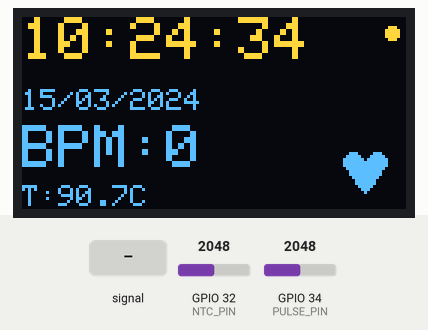
Bench run of a sketch on a simulated ESP32. Parts: 128×64 one-colour display. Inputs (shaded band) come from the test bench; at power-on: GPIO 32 (NTC_PIN) = 2048, GPIO 34 (PULSE_PIN) = 2048. The OLED is the two-colour kind (top 16 rows yellow); WiFi joins after 1.5 s; servers stay silent unless stated; uploads are accepted with an empty reply; the local clock reads 2024-03-15 10:24:30 at power-on unless the sketch sets it; what the sketch prints to the serial monitor is not drawn.

Above: at 4.7 s.
4.8 s: GPIO 34 (PULSE_PIN) fed a 200 Hz sine of ±327 counts around its level
At 6.9 s:
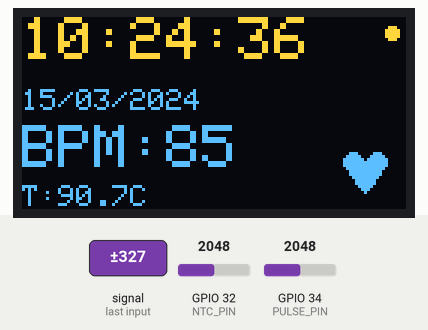
7.8 s: GPIO 32 (NTC_PIN) set to 1993
At 8.9 s:
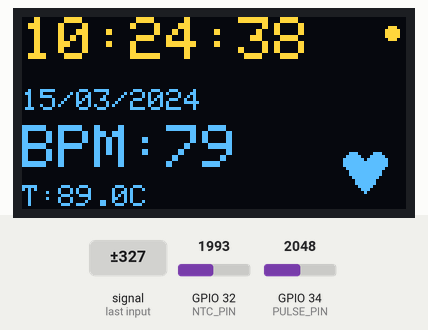
9.6 s: GPIO 34 (PULSE_PIN) fed a 2 Hz sine of ±1228 counts around its level
At 12.4 s:
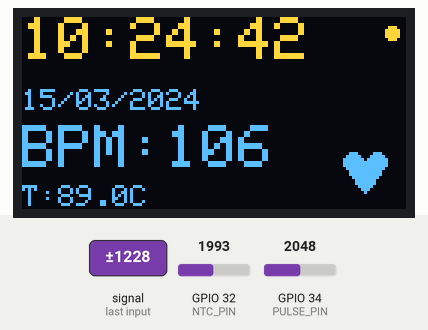
12.5 s: GPIO 34 (PULSE_PIN) set to 1960
At 13.9 s:
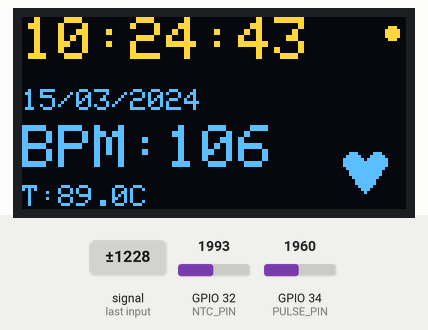
15.5 s: GPIO 32 (NTC_PIN) set to 491
At 16.5 s:
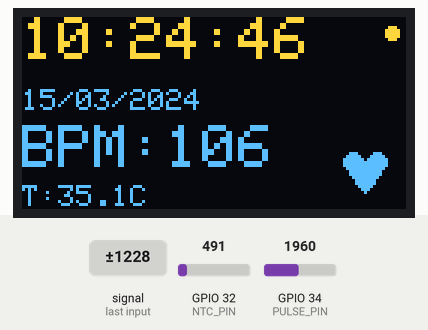
17.6 s: GPIO 32 (NTC_PIN) set to 210
At 18.9 s:
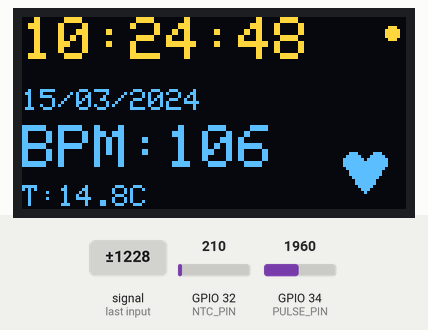
Timing chart, 0 to 20.6 s (numbered marks = the images above; inputs shaded):
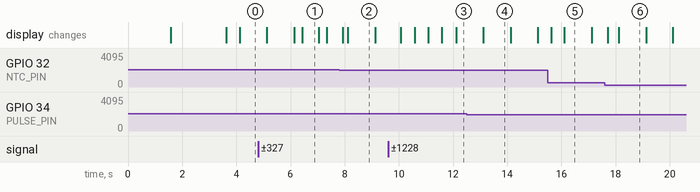

Measured:
- what the display in image 1 shows lasts 0.6 s, from 6.4 s to 7.0 s
- what the display in image 2 shows lasts 1.0 s, from 8.1 s to 9.1 s

The sketch:

AI_Based_Health_Monitoring_System.ino
```cpp
#include <Wire.h>
#include <Adafruit_GFX.h>
#include <Adafruit_SSD1306.h>
#include <ThreeWire.h>
#include <RtcDS1302.h>
#include <math.h>
#include <WiFi.h>
#include <HTTPClient.h>
#include <time.h>
#include <ArduinoJson.h>

// -------------------------
// OLED
// -------------------------
#define SCREEN_WIDTH 128
#define SCREEN_HEIGHT 64
Adafruit_SSD1306 display(SCREEN_WIDTH, SCREEN_HEIGHT, &Wire, -1);

// -------------------------
// DS1302 RTC
// -------------------------
#define DS1302_CLK 19
#define DS1302_DAT 18
#define DS1302_RST 5
ThreeWire myWire(DS1302_DAT, DS1302_CLK, DS1302_RST);
RtcDS1302<ThreeWire> rtc(myWire);

// -------------------------
// XD58C Pulse Sensor
// -------------------------
#define PULSE_PIN 34
int currentBPM = 0;
int lastSentBPM = -1;
String currentBPMStatus = "normal";
String lastSentBPMStatus = "";

// -------------------------
// NTC 100K Thermistor
// -------------------------
#define NTC_PIN 32
const float R_FIXED = 10000.0;
const float BETA = 3950.0;
const float R0 = 100000.0;
const float TEMP_REF = 298.15;
float currentTemperature = 0;
float lastSentTemperature = -1;
String currentTempStatus = "normal";
String lastSentTempStatus = "";

// -------------------------
// Wi-Fi & Firebase
// -------------------------
const char* ssid = "LB_ADSL_ESHX";
const char* password = "Kt9AFH2xgHdoafvEaX";
const char* firebaseBaseURL = "https://ai-based-health-system-b2b70-default-rtdb.firebaseio.com";

// NTP Server settings for automatic time sync
const char* ntpServer = "pool.ntp.org";
const long gmtOffset_sec = 3600;  // Morocco GMT+1
const int daylightOffset_sec = 0;

// -------------------------
// Thresholds for status determination
// -------------------------
// Temperature thresholds (in Celsius)
const float TEMP_LOW_THRESHOLD = 36.0;      // Below 36.0°C = low
const float TEMP_HIGH_THRESHOLD = 37.5;     // Above 37.5°C = high
const float TEMP_FEVER_THRESHOLD = 38.0;    // Above 38.0°C = fever

// BPM thresholds (beats per minute)
const int BPM_LOW_THRESHOLD = 60;           // Below 60 = low
const int BPM_HIGH_THRESHOLD = 100;         // Above 100 = high

// -------------------------
// Timing variables
// -------------------------
unsigned long lastDisplayUpdate = 0;
unsigned long lastSensorRead = 0;
unsigned long lastFirebaseSend = 0;
unsigned long lastRTCSync = 0;
const unsigned long DISPLAY_UPDATE_INTERVAL = 100;    // Update OLED every 100ms
const unsigned long SENSOR_READ_INTERVAL = 50;        // Read sensors every 50ms
const unsigned long FIREBASE_SEND_INTERVAL = 2000;    // Send every 2 seconds
const unsigned long RTC_SYNC_INTERVAL = 3600000;      // Sync RTC every hour

// BPM filter for smoother readings
const int SAMPLE_SIZE = 10;
int bpmSamples[SAMPLE_SIZE];
int sampleIndex = 0;
bool samplesFilled = false;

// -------------------------
// Function to determine temperature status
// -------------------------
String getTemperatureStatus(float temp) {
  if (temp >= TEMP_FEVER_THRESHOLD) {
    return "fever";
  } else if (temp > TEMP_HIGH_THRESHOLD) {
    return "high";
  } else if (temp < TEMP_LOW_THRESHOLD) {
    return "low";
  } else {
    return "normal";
  }
}

// -------------------------
// Function to determine BPM status
// -------------------------
String getBPMStatus(int bpm) {
  if (bpm > BPM_HIGH_THRESHOLD) {
    return "high";
  } else if (bpm < BPM_LOW_THRESHOLD) {
    return "low";
  } else {
    return "normal";
  }
}

// -------------------------
// Function to format time string
// -------------------------
String formatTimeString(RtcDateTime dt) {
  char timeStr[20];
  sprintf(timeStr, "%04u-%02u-%02u %02u:%02u:%02u",
          dt.Year(), dt.Month(), dt.Day(),
          dt.Hour(), dt.Minute(), dt.Second());
  return String(timeStr);
}

// -------------------------
// Function to get current Unix timestamp
// -------------------------
unsigned long getUnixTimestamp(RtcDateTime dt) {
  return dt.Epoch32Time();
}

// -------------------------
// Function to send data to Firebase with time and status
// -------------------------
void sendToFirebase(RtcDateTime currentTime, int bpm, float temperature, String bpmStatus, String tempStatus) {
  if (WiFi.status() != WL_CONNECTED) {
    Serial.println("WiFi disconnected, attempting reconnect...");
    WiFi.reconnect();
    return;
  }

  unsigned long unixTime = getUnixTimestamp(currentTime);
  String timeString = formatTimeString(currentTime);

  bool bpmChanged = (bpm != lastSentBPM) || (bpmStatus != lastSentBPMStatus);
  bool tempChanged = (abs(temperature - lastSentTemperature) > 0.05) || (tempStatus != lastSentTempStatus);

  // Create JSON document for temperature (with time and status)
  StaticJsonDocument<250> tempDoc;
  tempDoc["temperature"] = temperature;
  tempDoc["unit"] = "celsius";
  tempDoc["status"] = tempStatus;
  tempDoc["time"] = timeString;
  tempDoc["hour"] = currentTime.Hour();
  tempDoc["minute"] = currentTime.Minute();
  tempDoc["second"] = currentTime.Second();
  tempDoc["day"] = currentTime.Day();
  tempDoc["month"] = currentTime.Month();
  tempDoc["year"] = currentTime.Year();

  // Create JSON document for BPM (with time and status)
  StaticJsonDocument<250> bpmDoc;
  bpmDoc["bpm"] = bpm;
  bpmDoc["status"] = bpmStatus;
  bpmDoc["time"] = timeString;
  bpmDoc["hour"] = currentTime.Hour();
  bpmDoc["minute"] = currentTime.Minute();
  bpmDoc["second"] = currentTime.Second();
  bpmDoc["day"] = currentTime.Day();
  bpmDoc["month"] = currentTime.Month();
  bpmDoc["year"] = currentTime.Year();

  HTTPClient http;

  // 1. Send Temperature data to /temperature/ node
  if (tempChanged) {
    http.begin(String(firebaseBaseURL) + "/temperature/" + String(unixTime) + ".json");
    http.addHeader("Content-Type", "application/json");
    String tempJson;
    serializeJson(tempDoc, tempJson);
    int tempResponse = http.PUT(tempJson);

    if (tempResponse == 200) {
      Serial.printf("✓ Temperature: %.2f°C (%s) at %s\n", temperature, tempStatus.c_str(), timeString.c_str());
      lastSentTemperature = temperature;
      lastSentTempStatus = tempStatus;
    } else {
      Serial.printf("✗ Temperature error: %d\n", tempResponse);
    }
    http.end();
    delay(50);
  }

  // 2. Send BPM data to /bpm/ node
  if (bpmChanged) {
    http.begin(String(firebaseBaseURL) + "/bpm/" + String(unixTime) + ".json");
    http.addHeader("Content-Type", "application/json");
    String bpmJson;
    serializeJson(bpmDoc, bpmJson);
    int bpmResponse = http.PUT(bpmJson);

    if (bpmResponse == 200) {
      Serial.printf("✓ BPM: %d BPM (%s) at %s\n", bpm, bpmStatus.c_str(), timeString.c_str());
      lastSentBPM = bpm;
      lastSentBPMStatus = bpmStatus;
    } else {
      Serial.printf("✗ BPM error: %d\n", bpmResponse);
    }
    http.end();
  }
}

// -------------------------
// Function to set RTC time from NTP
// -------------------------
void setRTCTimeFromNTP() {
  struct tm timeinfo;

  if (getLocalTime(&timeinfo)) {
    RtcDateTime ntpTime(
      timeinfo.tm_year + 1900,
      timeinfo.tm_mon + 1,
      timeinfo.tm_mday,
      timeinfo.tm_hour,
      timeinfo.tm_min,
      timeinfo.tm_sec
    );

    rtc.SetDateTime(ntpTime);

    Serial.print("RTC synced: ");
    Serial.printf("%04u-%02u-%02u %02u:%02u:%02u\n",
                  ntpTime.Year(), ntpTime.Month(), ntpTime.Day(),
                  ntpTime.Hour(), ntpTime.Minute(), ntpTime.Second());
  } else {
    Serial.println("Failed to get NTP time");
  }
}

// -------------------------
// BPM reading with filtering
// -------------------------
int readBPM() {
  int sensorValue = analogRead(PULSE_PIN);
  unsigned long currentTime = millis();

  int threshold = 2000;
  static bool lastState = false;
  static unsigned long lastBeatTime = 0;
  static unsigned long beatInterval = 0;
  static int rawBPM = 0;

  bool currentState = (sensorValue > threshold);

  if (currentState && !lastState) {
    if (lastBeatTime != 0) {
      beatInterval = currentTime - lastBeatTime;
      if (beatInterval > 300 && beatInterval < 1500) {
        rawBPM = 60000 / beatInterval;

        bpmSamples[sampleIndex] = rawBPM;
        sampleIndex = (sampleIndex + 1) % SAMPLE_SIZE;

        if (sampleIndex == 0) {
          samplesFilled = true;
        }
      }
    }
    lastBeatTime = currentTime;
  }
  lastState = currentState;

  int sum = 0;
  int count = samplesFilled ? SAMPLE_SIZE : sampleIndex;

  if (count == 0) {
    return currentBPM;
  }

  for (int i = 0; i < count; i++) {
    sum += bpmSamples[i];
  }

  int averagedBPM = sum / count;

  if (averagedBPM >= 40 && averagedBPM <= 200) {
    currentBPM = averagedBPM;
  }

  return currentBPM;
}

// -------------------------
// Temperature reading with filtering
// -------------------------
float readTemperatureNTC() {
  const int NUM_SAMPLES = 5;
  float sum = 0;

  for (int i = 0; i < NUM_SAMPLES; i++) {
    int adcValue = analogRead(NTC_PIN);
    float Vout = adcValue * (3.3 / 4095.0);

    if (Vout > 0.01) {
      float R_NTC = R_FIXED * (3.3 / Vout - 1);
      float tempK = 1.0 / ((1.0 / TEMP_REF) + (1.0 / BETA) * log(R_NTC / R0));
      float tempC = tempK - 273.15;
      tempC += 3.0;
      sum += tempC;
    }
    delay(2);
  }

  return sum / NUM_SAMPLES;
}

// -------------------------
// OLED Display Update (without status)
// -------------------------
void updateDisplay(RtcDateTime currentTime) {
  display.clearDisplay();

  // Time
  display.setTextSize(2);
  display.setCursor(0, 0);
  display.printf("%02u:%02u:%02u", currentTime.Hour(), currentTime.Minute(), currentTime.Second());

  // Date
  display.setTextSize(1);
  display.setCursor(0, 24);
  display.printf("%02u/%02u/%04u", currentTime.Day(), currentTime.Month(), currentTime.Year());

  // Heart Rate
  display.setTextSize(2);
  display.setCursor(0, 36);
  display.printf("BPM:%d", currentBPM);

  // Heart icon
  display.fillCircle(110, 48, 3, SSD1306_WHITE);
  display.fillCircle(118, 48, 3, SSD1306_WHITE);
  display.fillTriangle(107, 48, 114, 58, 121, 48, SSD1306_WHITE);

  // Temperature
  display.setTextSize(1);
  display.setCursor(0, 56);
  display.printf("T:%.1fC", currentTemperature);

  // Wi-Fi indicator
  if (WiFi.status() == WL_CONNECTED) {
    display.fillCircle(123, 5, 2, SSD1306_WHITE);
  } else {
    display.drawCircle(123, 5, 2, SSD1306_WHITE);
  }

  display.display();
}

// --------------------------------------
void setup() {
  Serial.begin(115200);

  // OLED init
  if (!display.begin(SSD1306_SWITCHCAPVCC, 0x3C)) {
    Serial.println("OLED allocation failed");
    for(;;);
  }
  display.clearDisplay();
  display.setTextColor(SSD1306_WHITE);

  // RTC init
  rtc.Begin();

  // Initialize BPM filter
  for (int i = 0; i < SAMPLE_SIZE; i++) {
    bpmSamples[i] = 70;
  }

  pinMode(PULSE_PIN, INPUT);

  // Connect Wi-Fi
  WiFi.begin(ssid, password);
  Serial.print("Connecting to Wi-Fi");
  while (WiFi.status() != WL_CONNECTED) {
    delay(500);
    Serial.print(".");
  }
  Serial.println("\nConnected!");
  Serial.print("IP: ");
  Serial.println(WiFi.localIP());

  // Configure NTP
  configTime(gmtOffset_sec, daylightOffset_sec, ntpServer);

  // Wait for time to sync
  Serial.print("Syncing NTP time");
  struct tm timeinfo;
  int attempts = 0;
  while (!getLocalTime(&timeinfo) && attempts < 20) {
    Serial.print(".");
    delay(1000);
    attempts++;
  }
  Serial.println();

  if (attempts < 20) {
    Serial.println("NTP synced!");
    setRTCTimeFromNTP();
  } else {
    Serial.println("NTP sync failed, using existing RTC time");
  }

  // Initial readings
  currentTemperature = readTemperatureNTC();
  currentBPM = readBPM();
  currentTempStatus = getTemperatureStatus(currentTemperature);
  currentBPMStatus = getBPMStatus(currentBPM);
  lastSentTemperature = currentTemperature;
  lastSentBPM = currentBPM;
  lastSentTempStatus = currentTempStatus;
  lastSentBPMStatus = currentBPMStatus;

  // Ready message
  display.clearDisplay();
  display.setTextSize(1);
  display.setCursor(0, 0);
  display.println("System Ready!");
  display.setCursor(0, 10);
  display.println("Monitoring...");
  display.display();
  delay(2000);

  Serial.println("System initialized!");
  Serial.println("Status thresholds (stored in Firebase only):");
  Serial.println("  Temperature: <36°C=low, 36-37.5°C=normal, >37.5°C=high, >38°C=fever");
  Serial.println("  BPM: <60=low, 60-100=normal, >100=high");
}

// --------------------------------------
void loop() {
  unsigned long currentMillis = millis();
  RtcDateTime currentTime = rtc.GetDateTime();

  // Sync RTC periodically
  if (currentMillis - lastRTCSync >= RTC_SYNC_INTERVAL) {
    lastRTCSync = currentMillis;
    if (WiFi.status() == WL_CONNECTED) {
      setRTCTimeFromNTP();
    }
  }

  // Read sensors
  if (currentMillis - lastSensorRead >= SENSOR_READ_INTERVAL) {
    lastSensorRead = currentMillis;
    currentBPM = readBPM();
    currentTemperature = readTemperatureNTC();

    // Update statuses (for Firebase only)
    currentBPMStatus = getBPMStatus(currentBPM);
    currentTempStatus = getTemperatureStatus(currentTemperature);
  }

  // Update OLED (without status)
  if (currentMillis - lastDisplayUpdate >= DISPLAY_UPDATE_INTERVAL) {
    lastDisplayUpdate = currentMillis;
    updateDisplay(currentTime);
  }

  // Send to Firebase (with time and status)
  if (currentMillis - lastFirebaseSend >= FIREBASE_SEND_INTERVAL) {
    lastFirebaseSend = currentMillis;
    sendToFirebase(currentTime, currentBPM, currentTemperature, currentBPMStatus, currentTempStatus);
  }
}
```
